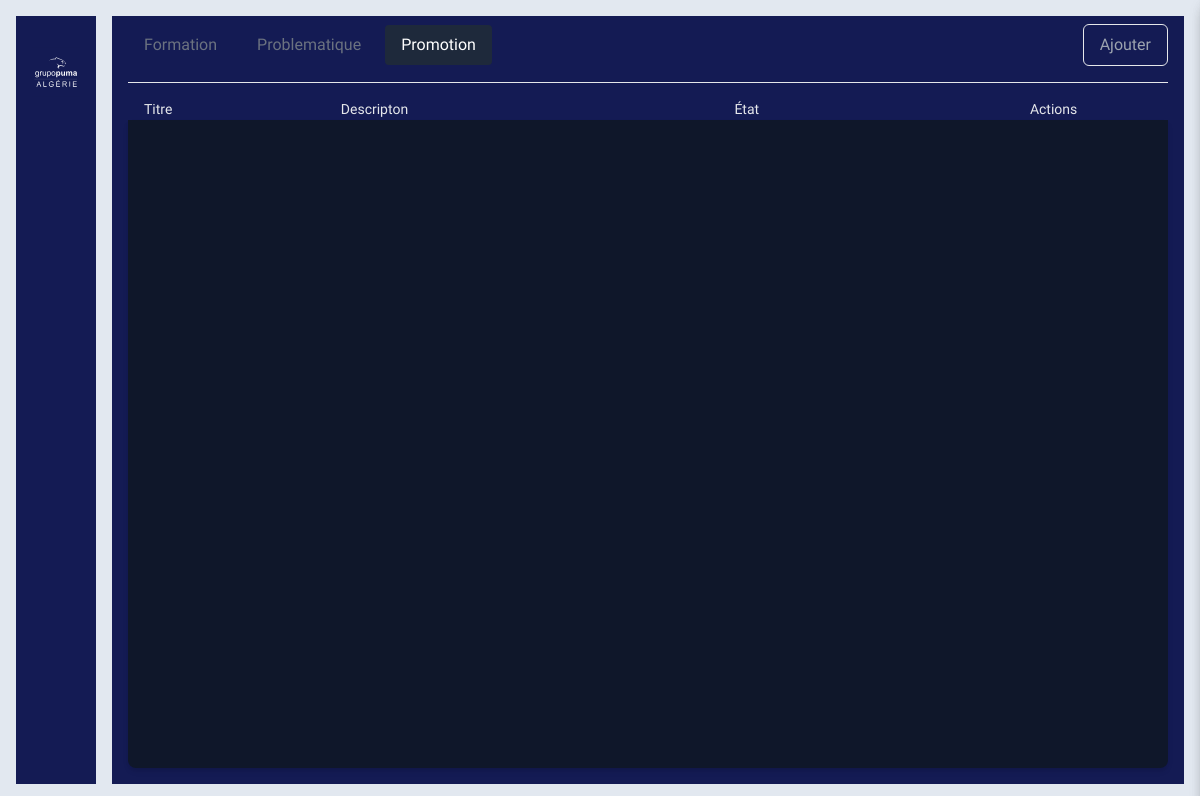
The page /promotion/ (signed in) on the database as committed earlier.
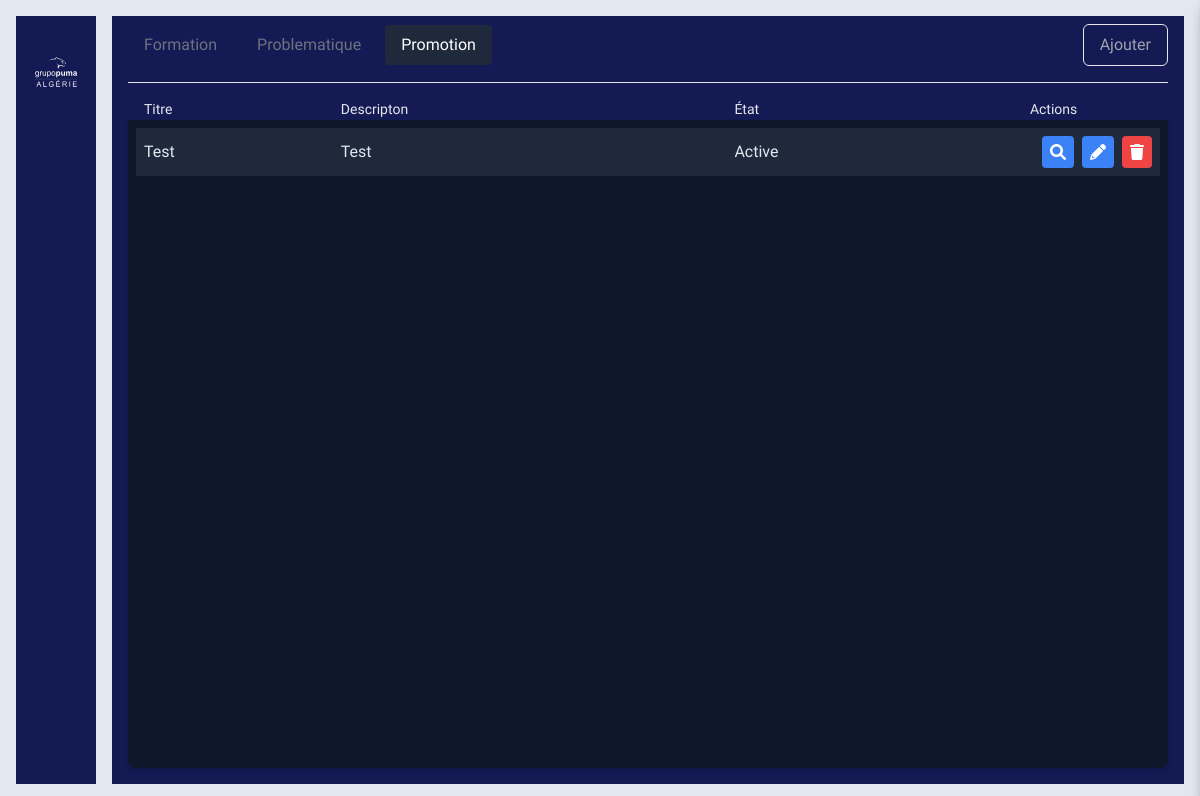
The same page on the database as committed later.
### Session/models.py (models this page shows)
class Promotion(models.Model):
    id = models.AutoField(primary_key=True)
    description = models.TextField(blank=True, null=True)
    titre = models.TextField(blank=True, null=True)
    active = models.BooleanField(default=True)

### Session/views.py (the view)
# urls.py: path('promotion/', Promo, name='promotion'),
@login_required
def Promo(request):
    listmodules  = list(
        set(request.user.user_permissions.values_list('content_type_id__model', flat=True))
    )
    if ('produit' in listmodules):
        if(request.user.type in ["Distributeur", "Employé"]):
            return render(request,"access.html", {"listmodules": listmodules})
        else:
            listmodules  = list(
                set(request.user.user_permissions.values_list('content_type_id', flat=True))
            )
            listepromos = Promotion.objects.all()
            return render(request, 'Pumal/Promotion.html', {
                'listmodules': listmodules,
                'listepromos': listepromos
            })
    else:
        return render(request,"access.html", {"listmodules": listmodules})

### templates/Pumal/Promotion.html (shortened to what this page needs)
{% extends "baseNew.html" %}
{% load mes_tags %}
{% load static %}
{% block content %}
    <div class="w-full h-full backprimer px-4 pb-4 flex flex-col">
        <div class="flex justify-between items-center pt-4 mb-4" style="margin-top: -8px">
            <div class="flex gap-2">
                <div>
                    <a href="{% url 'formation' %}"
                       class="block px-4 py-2 hoverprimer rounded">Formation</a>
                </div>
                <div>
                    <a href="{% url 'problematique' %}" class="block px-4 py-2 hoverprimer rounded">Problematique</a>
                </div>
                <div>
                    <a href="{% url 'promotion' %}" class="block px-4 py-2 actualprimer rounded">Promotion</a>
                </div>
            </div>
            <div>
                    <button id="addButton" class="btn capitalize backprimer px-4 py-2 border border-slate-300 text-gray-400
                        hover:bg-blue-900 hover:border-slate-400 rounded-md">Ajouter
                    </button>
            </div>
        </div>
        <hr/>
        <div class="pt-4">
            <div class="flex items-center justify-between text-gray-600 font-semibold px-4 defaultboldval">
                <div class="w-1/4 capitalize">Titre</div>
                <div class="w-2/4 capitalize">Descripton</div>
                <div class="w-1/4 capitalize mr-6">État</div>
                <div class="w-1/4 capitalize text-center">Actions</div>
            </div>
        </div>
        <div class="flex-grow shadow-md rounded-b-lg backslateprime p-2 overflow-y-auto textslate">
            {% for elem in listepromos %}
                <div class="flex items-center justify-between p-2 backslateslite flex-none mb-2">
                    <div class="w-1/4 capitalize">{{ elem.titre }}</div>
                    <div class="w-2/4 capitalize">{{ elem.description }}</div>
                    <div class="w-1/4 capitalize mr-6">{% if elem.active%}Active{% else %}Désactivé{% endif %}</div>
                    <div class="flex space-x-2 w-1/4 justify-end">
                            <button id="viewButton"
                                    class="viewButton bg-blue-500 text-white p-2 rounded viewelem_{{ elem.id }}"
                                    data-identifiant="{{ elem.id }}">
                                <i class="fas fa-search"></i>
                            </button>
                            <button id="editButton" class="editButton bg-blue-500 text-white p-2 rounded"
                                    data-identifiant="{{ elem.id }}">
                                <i class="fas fa-pencil-alt"></i>
                            </button>
                            <button class="bg-red-500 text-white p-2 rounded delete-btn"
                                    data-identifiant="{{ elem.id }}"><i class="fas fa-trash"></i></button>
                    </div>
                </div>
            {% endfor %}
        </div>
    </div>
{% endblock %}

Rows that differ between the two databases and show on the page:
added Promotion: titre "Test", description "Test", active "Active"
